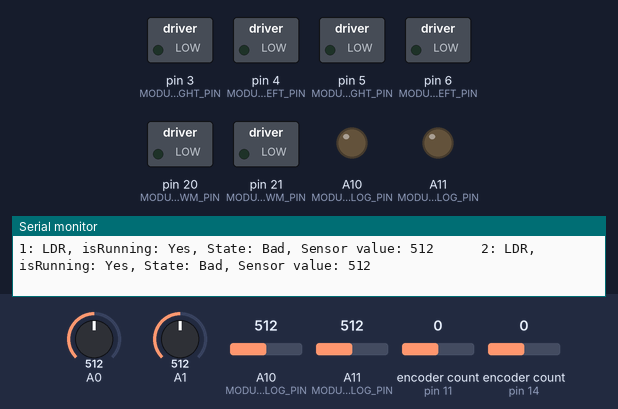
A sketch run on a simulated Arduino Mega 2560, built with avr-gcc and run on an emulated ATmega2560. On the bench: switched loads named in the sketch (green lamp = pin HIGH), output pins drawn as LEDs (lit = HIGH), the last lines printed to the serial monitor. Inputs (shaded band) come from the test bench; at power-on: A0 = 512, A1 = 512, A10 (MODULE_FUNC_1_ANALOG_PIN) = 512, A11 (MODULE_FUNC_2_ANALOG_PIN) = 512, encoder count (sensors on pin 11, pin 14) 0.

Above: at 3.2 s.
3.3 s: A0 set to 346
5.5 s: A0 set to 313
At 5.97 s:
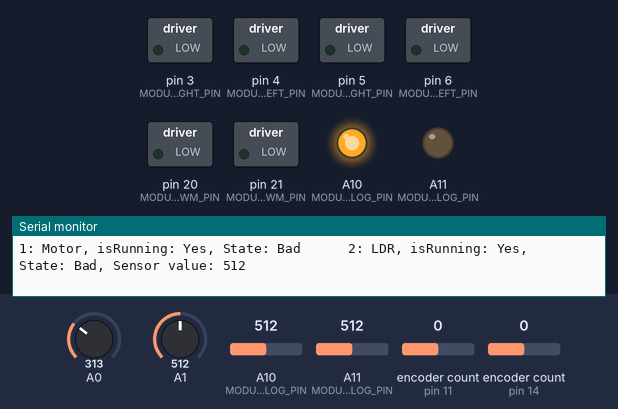
8.5 s: A1 set to 576
At 10.9 s:
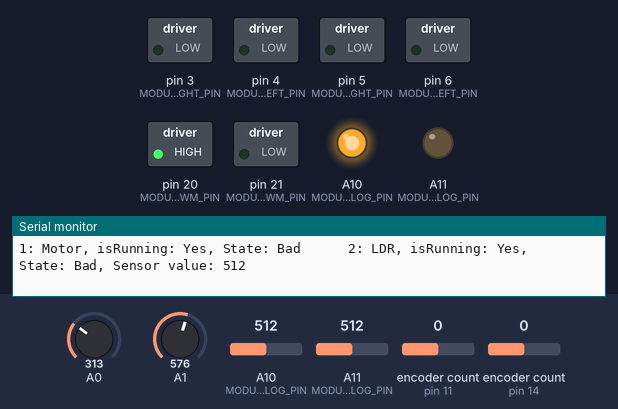
11.5 s: A1 set to 601
13.7 s: A0 set to 143
16.7 s: A0 set to 120
At 17.6 s:
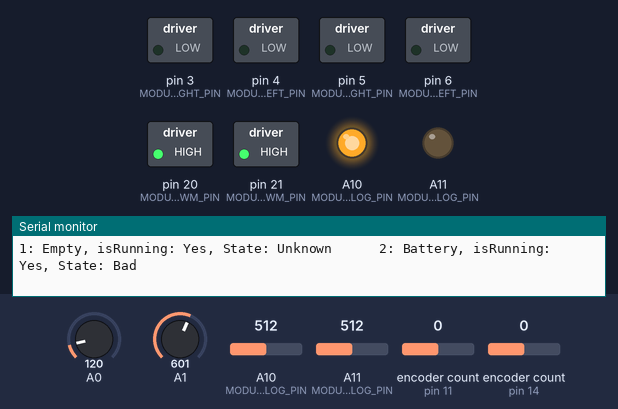
Timing chart, 0 to 19.2 s (numbered marks = the images above; inputs shaded):
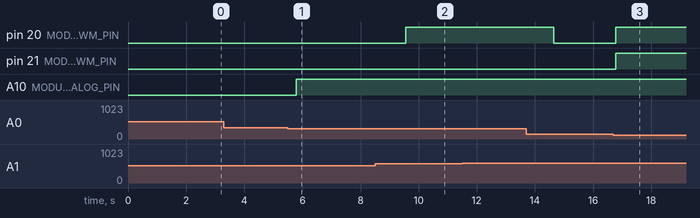

Measured:
- the behaviour switches between 330 and 329 on A0 (found by bisection; images 0 and 1)
- the behaviour switches between 130 and 129 on A0 (found by bisection; images 2 and 3)
- after the input at 5.5 s, A10 (MODULE_FUNC_1_ANALOG_PIN): LOW → HIGH after 0.29 s

The sketch:

Module_Test.ino
```cpp
#include "Modules.h"


Modules modules = Modules();


void setup() {
  // put your setup code here, to run once:
  Serial.begin(9600);
  delay(2000);
  Serial.println("Module test started");
}


bool isRunning_1 = false;
bool isRunning_2 = false;

unsigned long runTime_1 = 5000; //Ms
unsigned long stopTime_1 = 2000; //Ms
unsigned nextSwitch_1 = 0;

unsigned long runTime_2 = 5000; //Ms
unsigned long stopTime_2 = 2000; //Ms
unsigned nextSwitch_2 = 0;

void loop() {
  // put your main code here, to run repeatedly:
  modules.checkForChanges();

  testAndPrint(1);
  Serial.print("\t\t");
  //delay(50);
  testAndPrint(2);
  delay(100);
  Serial.println();


  if (isRunning_1) {
    if (nextSwitch_1 <= millis()) {
      modules.performModuleAction(1, Modules::Stop);
      isRunning_1 = false;
      nextSwitch_1 = stopTime_1 + millis();
    }
  } else {
    if (nextSwitch_1 <= millis()) {
      modules.performModuleAction(1, Modules::Start);
      isRunning_1 = true;
      nextSwitch_1 = runTime_1 + millis();
    }
  }

  if (isRunning_2) {
    if (nextSwitch_2 <= millis()) {
     // Serial.println("Stopping...");
      modules.performModuleAction(2, Modules::Stop);
      isRunning_2 = false;
      nextSwitch_2 = stopTime_2 + millis();
    }
  } else {
    if (nextSwitch_2 <= millis()) {
      //Serial.println("Starting...");
      modules.performModuleAction(2, Modules::Start);
      isRunning_2 = true;
      nextSwitch_2 = runTime_2 + millis();
    }
  }
  delay(50);
}

void testAndPrint(uint8_t module) {
  Modules::ModuleType type;
  type = modules.getModuleType(module);
  int isRunning = module == 1 ? isRunning_1 : isRunning_2;
  int state = modules.isWorking(module);

  String typeStr;
  switch (type) {
    case Modules::Battery: {
        typeStr = "Battery";
        break;
      }
    case Modules::Motor: {
        typeStr = "Motor";
        break;
      }
    case Modules::LDR: {
        typeStr = "LDR";
        break;
      }
    case Modules::Laser: {
        typeStr = "Laser";
        break;
      }
    case Modules::Empty: {
        typeStr = "Empty";
        break;
      }


  }
  Serial.print(module);
  Serial.print(": ");
  Serial.print(typeStr);
  Serial.print(", isRunning: ");
  Serial.print(isRunning ? "Yes" : "No");
  Serial.print(", State: ");
  Serial.print(state == 1 ? "Good" : state == -1 ? "Bad" : "Unknown");

  //If is a sensor, then print value
  if (type == Modules::LDR) {
    int value = modules.getAnalogValue(module);
    Serial.print(", Sensor value: ");
    Serial.print(value);
  }
  Serial.print("  ");
}
```

Modules.h
```cpp
#ifndef Modules_h
#define Modules_h

#include "Arduino.h"
#include <Encoder.h>

#define MODULE_AMOUNT 2
#define MODULE_TYPES_AMOUNT 8


#define MODULE_PWM_LEFT_PIN    4
#define MODULE_DIR_LEFT_PIN    6
#define MODULE_ENC1_LEFT_PIN  11
#define MODULE_ENC2_LEFT_PIN  12

#define MODULE_PWM_RIGHT_PIN   3
#define MODULE_DIR_RIGHT_PIN   5
#define MODULE_ENC1_RIGHT_PIN 14
#define MODULE_ENC2_RIGHT_PIN 15

#define MODULE_FUNC_1_ANALOG_PIN      A10
#define MODULE_FUNC_1_PWM_PIN          20
#define MODULE_FUNC_1_TYPE_PIN         16
#define MODULE_FUNC_1_STATE_PIN         0

#define MODULE_FUNC_2_ANALOG_PIN      A11
#define MODULE_FUNC_2_PWM_PIN          21
#define MODULE_FUNC_2_TYPE_PIN         17
#define MODULE_FUNC_2_STATE_PIN         1

#define MODULE_CHANGE_SPEED           130


#define MODULE_TYPE_VALUE_BATTERY 690//590
#define MODULE_TYPE_VALUE_MOTOR   230 //TESTED
#define MODULE_TYPE_VALUE_LASER   988 //1010//850 //670//520//9250 //967
#define MODULE_TYPE_VALUE_LDR     490                 //TESTED
#define MODULE_TYPE_VALUE_EMPTY   0

#define MODULE_TYPE_VALUE_MAX_DELTA 100


class Modules {
  public:
    enum ModuleType {
      Battery,
      Laser,
      Motor,
      LDR,
      Empty
    };
/*    enum ModuleChangeAction {
      Insert,
      Eject,
    };*/
    enum ModuleAction {
      Start,
      Stop,
    };

    ModuleType moduleType[MODULE_AMOUNT];
    /*= Empty;
      ModuleType moduleType2 = Empty;*/

    Modules();
    bool checkForChanges();
    bool hasChanged(uint8_t module);
    ModuleType getModuleType(uint8_t module);

    //void requestChangeAction(uint8_t module, ModuleChangeAction action);
    void performModuleAction(uint8_t moduleNumber, ModuleAction action);
    int getAnalogValue(uint8_t module);

void insertModule(uint8_t module);
    void startEjection(uint8_t module);
    void stopEjection(uint8_t module);

    int8_t isWorking(uint8_t motor);

void stopAll();


  private:
    Encoder _encoder1;
    Encoder _encoder2;

    void init();
    bool initialized = false;

    //long _lastValue_Encoder1 = 0;
    //long _lastValue_Encoder2 = 0;

    uint16_t moduleTypeValues[MODULE_TYPES_AMOUNT];
    ModuleAction moduleCurrentAction[MODULE_AMOUNT];

    //   uint16_t moduleLastTypeValue[MODULE_AMOUNT];// = 0;
    // uint16_t module2LastTypeValue = 0;

    void setModuleType(uint8_t module, int typeValue);

    volatile bool _motorWorking[MODULE_AMOUNT];

    //    static Modules * _instance;

    //    static void motor1workingISR();
    //    static void motor2workingISR();
    //    ModuleType getModuleType(uint8_t module);
    void motorWorking(uint8_t motor);
   // void insertModule(uint8_t module);
   // void ejectModule(uint8_t module);


};

#endif
```

Source omitted: Modules.cpp (20739 bytes)
